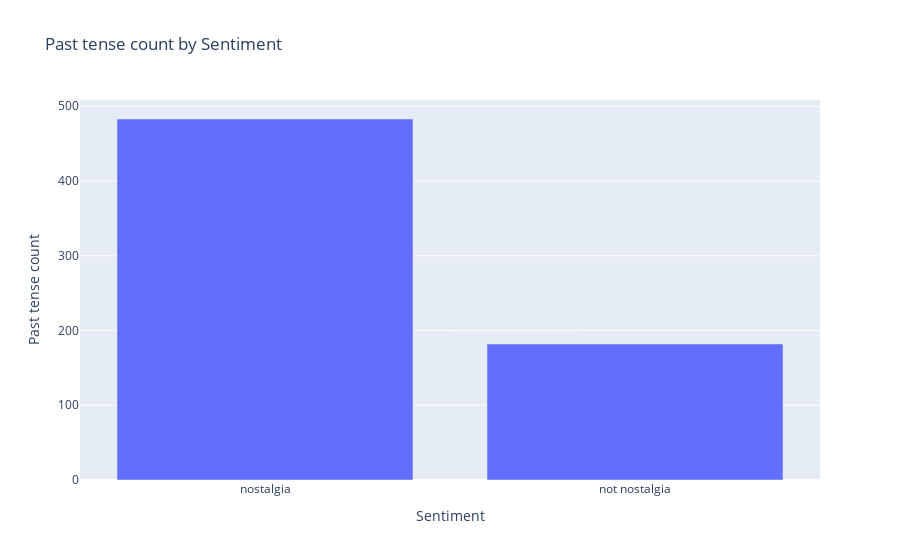

Write notebook code for a chart like this one.
### Markdown cell above
1.2 因為nostalgia可能包括較多的過去式動詞，圖中只計算was和were的數量，可以再新增其它過去式動詞，而從圖中可以看出在nostalgia中確實有比較多的過去式be動詞

### Code cell
def count_past_tense_sum(df):
    count_vect = CountVectorizer()
    df_counts = count_vect.fit_transform(df['comment'])
    words = count_vect.get_feature_names_out()
    term_document_df = pd.DataFrame(df_counts.toarray(), columns=words)
    past_tense = ['was', 'were']
    return term_document_df[past_tense].sum().sum()

nostalgia_was_were_count = count_past_tense_sum(df[df['sentiment'] == 'nostalgia'])
not_noalgia_was_were_count = count_past_tense_sum(df[df['sentiment'] == 'not nostalgia'])
fig = px.bar(x = ['nostalgia', 'not nostalgia'], 
             y = [nostalgia_was_were_count, not_noalgia_was_were_count],
             title='Past tense count by Sentiment')
fig.update_layout(yaxis_title="Past tense count", xaxis_title="Sentiment")
fig.show()

### Figure 1 — Plotly figure (JSON) as saved in the notebook; plotly's stock layout.template omitted (floating-point values rounded to 4 significant figures)
{"data": [{"alignmentgroup": "True", "hovertemplate": "x=%{x}<br>y=%{y}<extra></extra>", "legendgroup": "", "marker": {"color": "#636efa", "pattern": {"shape": ""}}, "name": "", "offsetgroup": "", "orientation": "v", "showlegend": false, "textposition": "auto", "type": "bar", "x": ["nostalgia", "not nostalgia"], "xaxis": "x", "y": [483, 182], "yaxis": "y"}], "layout": {"barmode": "relative", "legend": {"tracegroupgap": 0}, "title": {"text": "Past tense count by Sentiment"}, "xaxis": {"anchor": "y", "domain": [0, 1], "title": {"text": "Sentiment"}}, "yaxis": {"anchor": "x", "domain": [0, 1], "title": {"text": "Past tense count"}}}}
